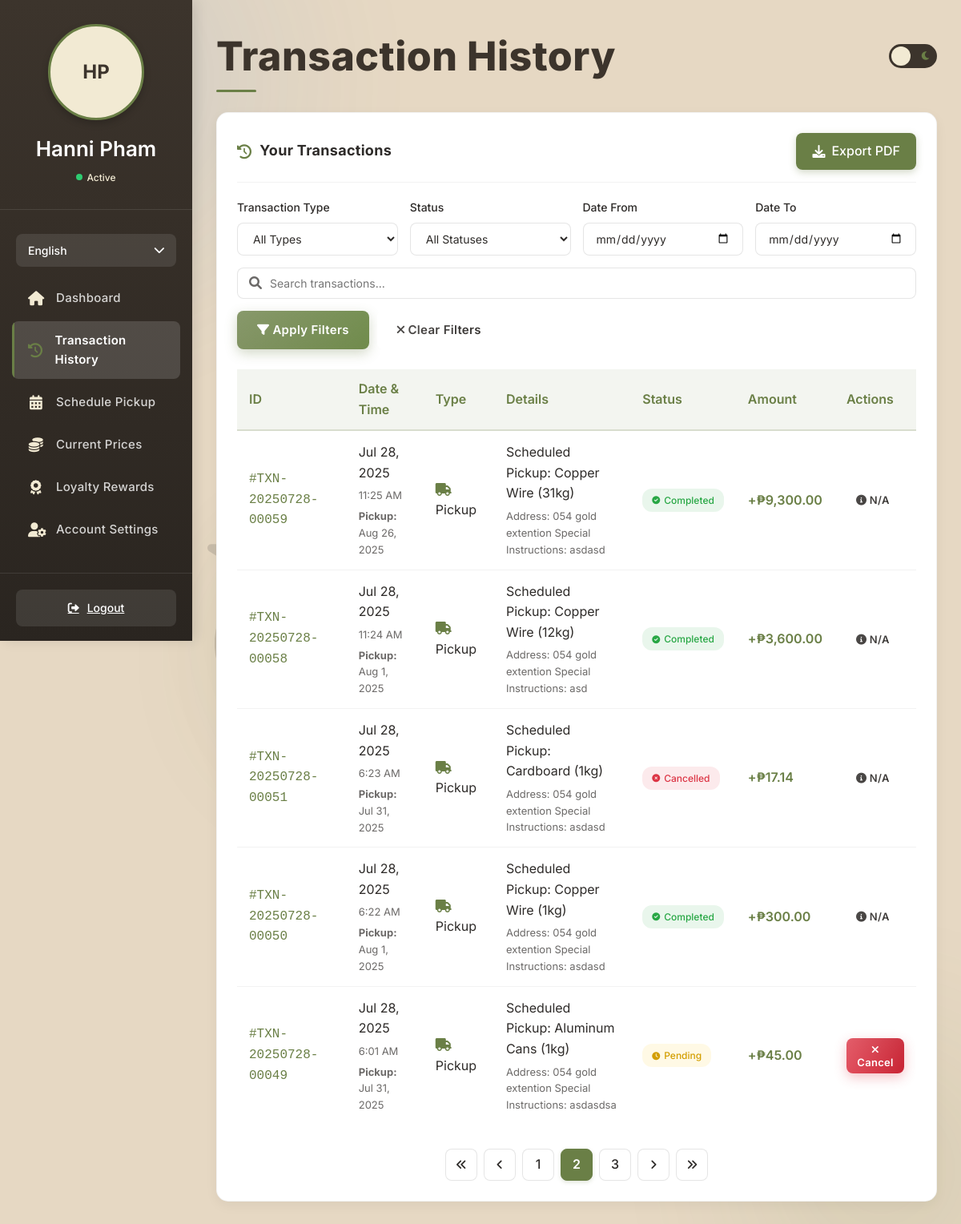
The app's page /Customer-portal/transaction.php?page=2 (signed in) with its own data.
### tables this page shows
CREATE TABLE `users` (
  `id` int(11) NOT NULL AUTO_INCREMENT,
  `first_name` varchar(50) NOT NULL,
  `last_name` varchar(50) NOT NULL,
  `username` varchar(50) DEFAULT NULL,
  `email` varchar(100) NOT NULL,
  `phone` varchar(20) NOT NULL,
  `address` text NOT NULL,
  `profile_image` varchar(255) DEFAULT NULL,
  `password_hash` varchar(255) NOT NULL,
  `user_type` enum('individual','business','collector') NOT NULL,
  `agreed_terms` tinyint(1) DEFAULT 0,
  `created_at` timestamp NOT NULL DEFAULT current_timestamp(),
  `loyalty_points` int(11) DEFAULT 0,
  `loyalty_tier` enum('bronze','silver','gold','platinum','diamond','ethereal') DEFAULT 'bronze',
  `referral_code` varchar(20) DEFAULT NULL,
  `referred_by` int(11) DEFAULT NULL,
  `is_admin` tinyint(1) DEFAULT 0,
  `last_login` datetime DEFAULT NULL,
  `is_verified` tinyint(1) DEFAULT 0,
  `verification_token` varchar(255) DEFAULT NULL,
  `token_expires_at` datetime DEFAULT NULL,
  `reset_token` varchar(64) DEFAULT NULL,
  `reset_token_expires` datetime DEFAULT NULL,
  `facebook_id` varchar(255) DEFAULT NULL,
  `api_key` varchar(64) DEFAULT NULL,
  `two_factor_auth` tinyint(1) DEFAULT 0,
  `two_factor_secret` varchar(32) DEFAULT NULL,
  PRIMARY KEY (`id`),
  UNIQUE KEY `email` (`email`),
  UNIQUE KEY `username_UNIQUE` (`username`),
  UNIQUE KEY `referral_code_UNIQUE` (`referral_code`),
  UNIQUE KEY `uniq_api_key` (`api_key`),
  KEY `idx_api_key` (`api_key`)
);

CREATE TABLE `transactions` (
  `id` int(11) NOT NULL AUTO_INCREMENT,
  `transaction_id` varchar(20) NOT NULL,
  `user_id` int(11) DEFAULT NULL,
  `created_by` int(11) DEFAULT NULL,
  `name` varchar(100) NOT NULL,
  `transaction_type` enum('Pickup','Walk-in','Loyalty') NOT NULL,
  `type` enum('Purchase','Sale') NOT NULL DEFAULT 'Sale',
  `transaction_date` date NOT NULL,
  `transaction_time` time NOT NULL,
  `item_details` text NOT NULL,
  `additional_info` text DEFAULT NULL,
  `status` enum('Completed','Pending','Cancelled') DEFAULT 'Pending',
  `cancel_reason` text DEFAULT NULL,
  `cancelled_at` datetime DEFAULT NULL,
  `amount` decimal(10,2) NOT NULL,
  `created_at` timestamp NOT NULL DEFAULT current_timestamp(),
  `points_earned` int(11) DEFAULT 0,
  `points_redeemed` int(11) DEFAULT 0,
  `pickup_date` date DEFAULT NULL,
  `time_slot` varchar(50) DEFAULT NULL,
  `shipping_method` varchar(255) DEFAULT NULL,
  `shipping_fee` decimal(10,2) DEFAULT NULL,
  PRIMARY KEY (`id`),
  UNIQUE KEY `transaction_id` (`transaction_id`),
  KEY `user_id` (`user_id`)
);

### Customer-portal/transaction.php (the view, shortened to what the rows shown need)
<?php
require_once 'db_connection.php';
$language = 'en';
$t = $translations[$language];
$user_id = $_SESSION['user_id'];
$transactions_per_page = 5;
$current_page = isset($_GET['page']) ? (int)$_GET['page'] : 1;
$offset = ($current_page - 1) * $transactions_per_page;
$sql = "SELECT t.*, p.shipping_method as shipping_method_id, p.shipping_fee, sm.name as shipping_method_name
        FROM transactions t
        LEFT JOIN pickups p ON t.pickup_date = p.pickup_date AND t.time_slot = p.time_slot AND t.user_id = p.user_id
        LEFT JOIN shipping_methods sm ON p.shipping_method = sm.id
        WHERE t.user_id = ?";
$params = array($user_id);
$types = "i";
$sql .= " ORDER BY t.transaction_date DESC, t.transaction_time DESC";
$sql .= " LIMIT ? OFFSET ?";
$params[] = $transactions_per_page;
$params[] = $offset;
$types .= "ii";
$stmt = mysqli_prepare($conn, $sql);
mysqli_stmt_bind_param($stmt, $types, ...$params);
if (!mysqli_stmt_execute($stmt)) {
    die("Error executing statement: " . mysqli_stmt_error($stmt));
}
$result = mysqli_stmt_get_result($stmt);
$user_query = "SELECT first_name, last_name, profile_image FROM users WHERE id = ?";
$user_stmt = mysqli_prepare($conn, $user_query);
mysqli_stmt_bind_param($user_stmt, "i", $user_id);
mysqli_stmt_execute($user_stmt);
$user_result = mysqli_stmt_get_result($user_stmt);
$user = mysqli_fetch_assoc($user_result);
$user_name = $user['first_name'] . ' ' . $user['last_name'];
$user_initials = strtoupper(substr($user['first_name'], 0, 1) . substr($user['last_name'], 0, 1));
function formatTransactionDetails($transaction) {
    $details = '';
    if ($transaction['transaction_type'] === 'Pickup') {
        $details = $transaction['item_details'];
    }
    return $details;
}
?>
<!DOCTYPE html>
<html lang="en">
<head>
    <link rel="stylesheet" href="https://cdnjs.cloudflare.com/ajax/libs/font-awesome/6.0.0-beta3/css/all.min.css">
</head>
<body>
    <div class="sidebar" id="sidebar">
        <div class="sidebar-header">
            <div class="user-avatar" id="profilePicture">
                <?php if (!empty($user['profile_image']) && file_exists($user['profile_image'])): ?>
                    <img src="<?php echo htmlspecialchars($user['profile_image']); ?>" alt="Profile">
                <?php else: ?>
                    <?php echo $user_initials; ?>
                <?php endif; ?>
            </div>
            <div class="user-name"><?php echo htmlspecialchars($user_name); ?></div>
            <div class="user-status">
                <span class="status-indicator"></span>
                <span>Active</span>
            </div>
        </div>
    </div>
    <div class="main-content">
        <div class="header">
            <h1 class="page-title"><?php echo $t['transaction_history']; ?></h1>
        </div>
        <div class="dashboard-card">
            <div style="overflow-x: auto;">
                <table class="transaction-table">
                    <thead>
                        <tr>
                            <th><?php echo $t['id']; ?></th>
                            <th><?php echo $t['date_time']; ?></th>
                            <th><?php echo $t['type']; ?></th>
                            <th><?php echo $t['details']; ?></th>
                            <th><?php echo $t['status']; ?></th>
                            <th><?php echo $t['amount']; ?></th>
                            <th><?php echo $t['actions']; ?></th>
                        </tr>
                    </thead>
                    <tbody>
                        <?php if (mysqli_num_rows($result) > 0): ?>
                            <?php while ($transaction = mysqli_fetch_assoc($result)): ?>
                                <tr>
                                    <td class="transaction-id">#<?php echo htmlspecialchars($transaction['transaction_id']); ?></td>
                                    <td>
                                        <?php echo date('M j, Y', strtotime($transaction['transaction_date'])); ?>
                                        <div class="transaction-items">
                                            <?php echo date('g:i A', strtotime($transaction['transaction_time'])); ?>
                                        </div>
                                        <?php if ($transaction['transaction_type'] == 'Pickup' && isset($transaction['pickup_date'])): ?>
                                            <div class="transaction-items">
                                                <strong><?php echo $t['pickup']; ?>:</strong>
                                                <?php echo date('M j, Y', strtotime($transaction['pickup_date'])); ?>
                                            </div>
                                        <?php endif; ?>
                                    </td>
                                    <td>
                                        <?php
                                        $type_icon = '';
                                        switch($transaction['transaction_type']) {
                                            case 'Pickup': $type_icon = 'fa-truck'; break;
                                        }
                                        ?>
                                        <i class="fas <?php echo $type_icon; ?>" style="margin-right: 8px; color: var(--icon-green);"></i>
                                        <?php echo htmlspecialchars($transaction['transaction_type']); ?>
                                    </td>
                                    <td>
                                        <?php
                                        $formatted_details = formatTransactionDetails($transaction);
                                        echo nl2br(htmlspecialchars($formatted_details));
                                        ?>
                                        <?php if (!empty($transaction['additional_info'])): ?>
                                            <div class="transaction-items">
                                                <?php echo htmlspecialchars($transaction['additional_info']); ?>
                                            </div>
                                        <?php endif; ?>
                                    </td>
                                    <td>
                                        <?php
                                        $status_class = 'status-' . strtolower($transaction['status']);
                                        $status_icon = '';
                                        switch($transaction['status']) {
                                            case 'Completed': $status_icon = 'fa-check-circle'; break;
                                            case 'Pending': $status_icon = 'fa-clock'; break;
                                            case 'Cancelled': $status_icon = 'fa-times-circle'; break;
                                        }
                                        echo '<span class="transaction-status ' . $status_class . '">' .
                                             '<i class="fas ' . $status_icon . '"></i>' .
                                             htmlspecialchars($transaction['status']) . '</span>';
                                        ?>
                                    </td>
                                    <td class="transaction-amount" style="color: <?php
                                        echo ($transaction['transaction_type'] == 'Loyalty') ? 'var(--sales-orange)' : 'var(--icon-green)';
                                    ?>;">
                                        +₱<?php echo number_format($transaction['amount'], 2); ?>
                                    </td>
                                    <td>
                                        <?php if ($transaction['status'] == 'Pending' && $transaction['transaction_type'] == 'Pickup'): ?>
                                            <button class="btn btn-danger btn-sm cancel-btn"
                                                    data-transaction-id="<?php echo $transaction['transaction_id']; ?>">
                                                <i class="fas fa-times"></i> <?php echo $t['cancel']; ?>
                                            </button>
                                        <?php else: ?>
                                            <button class="btn btn-secondary btn-sm" disabled>
                                                <i class="fas fa-info-circle"></i> N/A
                                            </button>
                                        <?php endif; ?>
                                    </td>
                                </tr>
                            <?php endwhile; ?>
                        <?php endif; ?>
                    </tbody>
                </table>
            </div>
        </div>
    </div>
</body>
</html>

### records on screen
users: user_initials "HP", user_name "Hanni Pham"
transactions: transaction "TXN-20250728-00059", transaction_date "Jul 28, 2025", transaction_time "11:25 AM", pickup "Pickup", pickup_date "Aug 26, 2025", transaction_type "Pickup", item_details "Scheduled Pickup: Copper Wire (31kg)", additional_info "Address: 054 gold extention Special Instructions: asdasd", status "Completed", amount "9,300.00", shows "N/A"
transactions: transaction "TXN-20250728-00058", transaction_date "Jul 28, 2025", transaction_time "11:24 AM", pickup "Pickup", pickup_date "Aug 1, 2025", transaction_type "Pickup", item_details "Scheduled Pickup: Copper Wire (12kg)", additional_info "Address: 054 gold extention Special Instructions: asd", status "Completed", amount "3,600.00", shows "N/A"
transactions: transaction "TXN-20250728-00051", transaction_date "Jul 28, 2025", transaction_time "6:23 AM", pickup "Pickup", pickup_date "Jul 31, 2025", transaction_type "Pickup", item_details "Scheduled Pickup: Cardboard (1kg)", additional_info "Address: 054 gold extention Special Instructions: asdasd", status "Cancelled", amount "17.14", shows "N/A"
transactions: transaction "TXN-20250728-00050", transaction_date "Jul 28, 2025", transaction_time "6:22 AM", pickup "Pickup", pickup_date "Aug 1, 2025", transaction_type "Pickup", item_details "Scheduled Pickup: Copper Wire (1kg)", additional_info "Address: 054 gold extention Special Instructions: asdasd", status "Completed", amount "300.00", shows "N/A"
transactions: transaction "TXN-20250728-00049", transaction_date "Jul 28, 2025", transaction_time "6:01 AM", pickup "Pickup", pickup_date "Jul 31, 2025", transaction_type "Pickup", item_details "Scheduled Pickup: Aluminum Cans (1kg)", additional_info "Address: 054 gold extention Special Instructions: asdasdsa", status "Pending", amount "45.00", cancel "Cancel"

### other values on screen
$t['dashboard'] "Dashboard"
$t['transaction_history'] "Transaction History"
$t['schedule_pickup'] "Schedule Pickup"
$t['current_prices'] "Current Prices"
$t['loyalty_rewards'] "Loyalty Rewards"
$t['account_settings'] "Account Settings"
$t['logout'] "Logout"
$t['your_transactions'] "Your Transactions"
$t['export_pdf'] "Export PDF"
$t['transaction_type'] "Transaction Type"
$t['status'] "Status"
$t['date_from'] "Date From"
$t['date_to'] "Date To"
$t['apply_filters'] "Apply Filters"
$t['clear_filters'] "Clear Filters"
